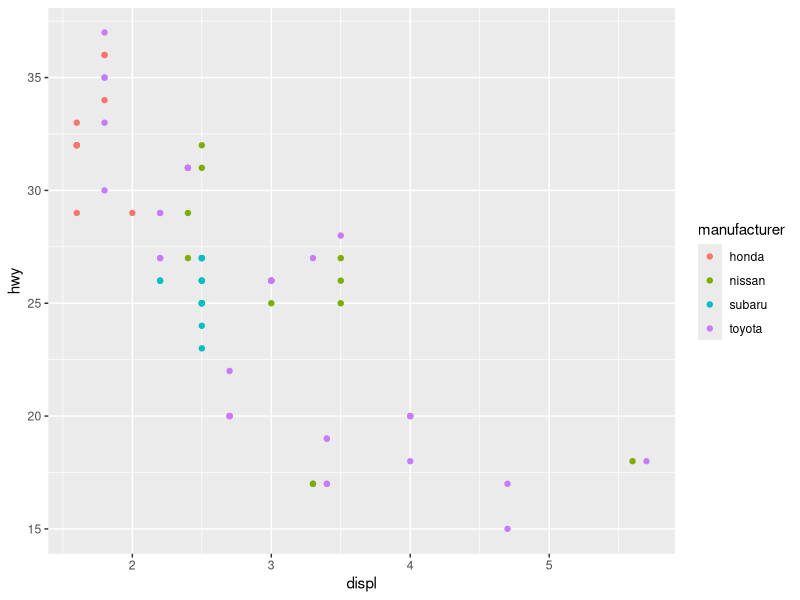
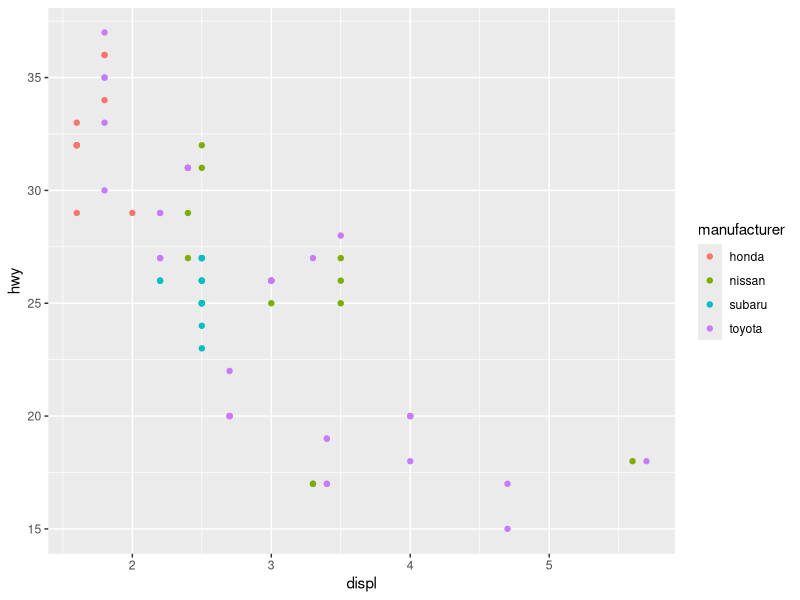
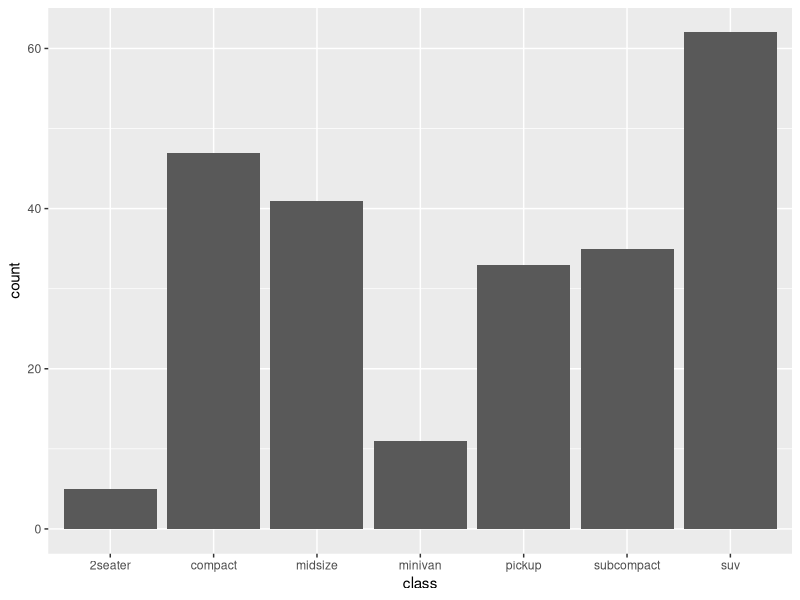
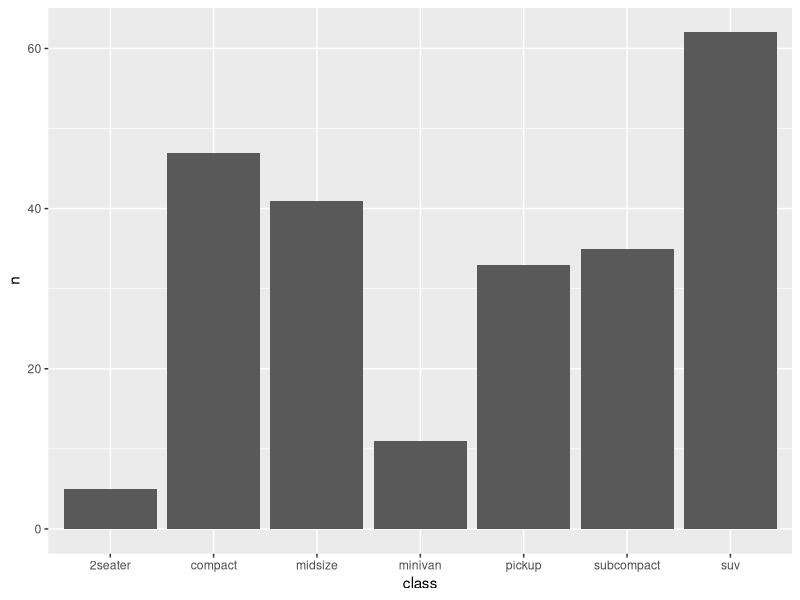
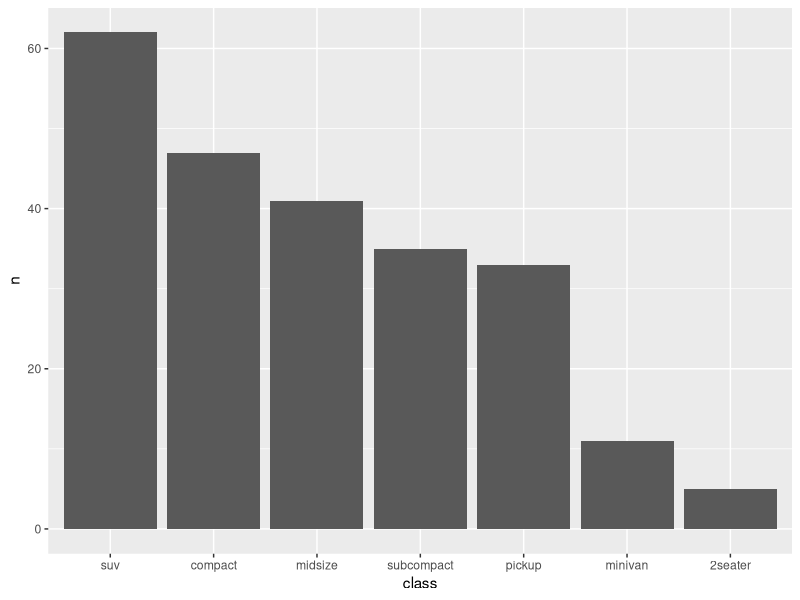
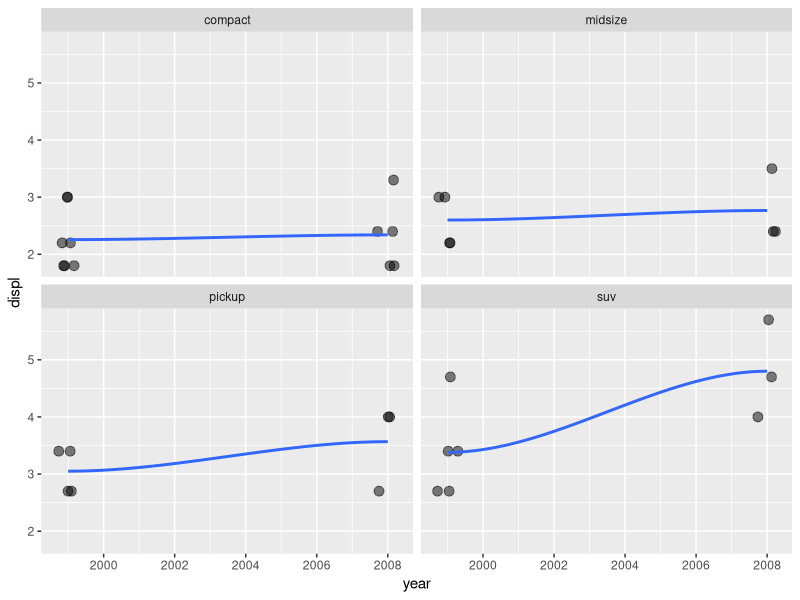
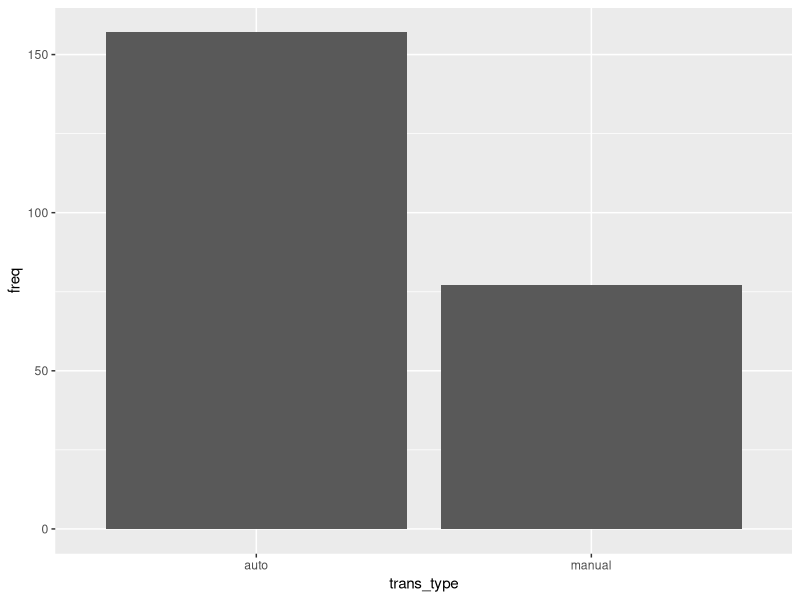
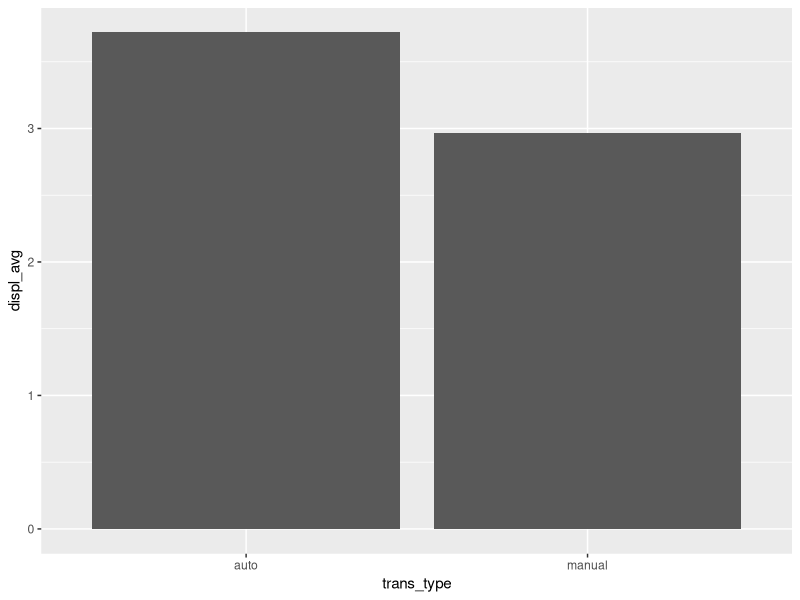

R code for these plots, in order:
## ---- chunk 1
knitr::opts_chunk$set(warning = FALSE, message = FALSE, fig.dim=c(6,4.5))

## ---- chunk 2
library(tidyverse)
mpg

## ---- chunk 3
mpg %>% 
  dplyr::select(everything()) %>% # use everything() to select all variables
  summarize_all(~sum(is.na(.))) # summarize_all() affects every variable
## ---- chunk 4
mpg %>% 
  dplyr::select(model) %>% 
  distinct()
## ---- chunk 5
mpg1 <- mpg %>% 
  dplyr::select(-model)
names(mpg1)
## ---- chunk 6
DODGE <- mpg1 %>% 
  filter(manufacturer == "dodge")
dim(DODGE)

## ---- chunk 7
DODGE_SUV <- mpg1 %>% 
  filter(manufacturer == "dodge" & class == 'suv')

# Or equivalently,
DODGE_SUV <- mpg1 %>% 
  filter(manufacturer == "dodge", class == 'suv')

dim(DODGE_SUV)

## ---- chunk 8
Japanese_car <- mpg1 %>% filter(manufacturer %in% c("honda", "nissan", "subaru", "toyota"))
dim(Japanese_car)

## ---- chunk 9
ggplot(Japanese_car, aes(x = displ, y = hwy, col = manufacturer)) +
  geom_point()

## ---- chunk 10
mpg1 %>% 
  filter(manufacturer %in% c("honda", "nissan", "subaru", "toyota")) %>% 
  ggplot(aes(x=displ, y=hwy, col= manufacturer)) +
  geom_point()
## ---- chunk 11
tbl_workshop = read_csv("DS Workshop Participants List.csv")
tbl_workshop
## ---- chunk 12
tbl_workshop %>% 
  dplyr::select(Name, Department, Major) %>% 
  arrange(Major) 
## ---- chunk 13
tbl_workshop %>% 
  dplyr::select(Name, Department, Major) %>% 
  arrange(desc(Major)) ### Use desc() to re-order in descending order
## ---- chunk 14
ggplot(mpg1, aes(class)) +
  geom_bar() 
## ---- chunk 15
mpg1 %>% count(class)

## ---- chunk 16
mpg1 %>% count(class) %>% 
  arrange(desc(n)) ## desc() means in descending order
## ---- chunk 17
mpg1 %>% count(class) %>% 
  arrange(desc(n)) %>%
  ggplot(aes(class, n))+
  geom_col() 

## ---- chunk 18
mpg1 %>% count(class) %>%
  arrange(desc(n))

## ---- chunk 19
mpg1 %>% count(class) %>%
  arrange(desc(n)) %>%
  mutate(class = fct_inorder(class))%>% ### save the order
  ggplot(aes(class, n))+
  geom_col()
## ---- chunk 20
mpg1 %>% filter(manufacturer == "toyota") %>% 
  dplyr::select(class, year, displ) %>% 
  arrange(class, year, desc(displ)) %>% 
  print(n=15) ### Print 15 rows

## ---- chunk 21
mpg %>% filter(manufacturer == "toyota") %>% 
  dplyr::select(class, year, displ) %>% 
  ggplot(aes(x = year, y = displ))+
  geom_jitter(size = 3, height = 0, width = 0.3, alpha = 0.5)+
  geom_smooth(se = FALSE) +
  facet_wrap(~class)
## ---- chunk 22
mpg %>% mutate(combined_mpg = 0.55*cty + 0.45*hwy) %>% 
  print(width = Inf) ## use print(width = Inf) to display all the columns

## ---- chunk 23
mpg %>% 
  select(trans) %>%
  distinct()

### Find just the count of distinct categories
mpg %>% 
  select(trans) %>%
  n_distinct()

## ---- chunk 24
mpg_transtype <- mpg %>%
  rowwise() %>% ## rowwise() groups the data by row. 
  mutate(trans_type = str_split(trans, "\\(")[[1]][1]) %>%
  ungroup() ## Use ungroup() to drop the rowwise behavior. 


## ---- chunk 25
mpg_transtype %>% distinct(trans_type)
## ---- chunk 26
str_split("auto(l5)", "\\(")
## ---- chunk 27
str_split("auto(l5)", "\\(")[[1]]
## ---- chunk 28

str_split("auto(l5)", "\\(")[[1]][1]
## ---- chunk 29
mpg %>% 
  mutate(trans_type = str_split(trans, "\\(")[[1]][1]) %>% 
  dplyr::select(trans_type, trans)

## ---- chunk 30
mpg_transtype %>% 
  group_by(trans_type) %>%
  dplyr::summarize(freq = n())

### Or equivalently,
mpg_transtype %>% count(trans_type)
## ---- chunk 31
mpg_transtype %>% 
  group_by(trans_type) %>%
  dplyr::summarize(freq = n()) %>%
  ggplot(aes(trans_type, freq)) +
  geom_col()
          
## ---- chunk 32
mpg_transtype %>% 
  group_by(trans_type) %>%
  dplyr::summarize(displ_avg = mean(displ))

### or Visually using ggplot
mpg_transtype %>% 
  group_by(trans_type) %>%
  dplyr::summarize(displ_avg = mean(displ)) %>%
  ggplot(aes(trans_type, displ_avg))+
  geom_col()
           
## ---- chunk 33

displ_summary <- mpg_transtype %>%
  group_by(trans_type, class)%>%
  dplyr::summarize(
    min = min(displ, na.rm = TRUE),
    q1 = quantile(displ, 0.25, na.rm = TRUE),
    median = quantile(displ, 0.5, na.rm = TRUE),
    q3 = quantile(displ, 0.75, na.rm = TRUE),
    max = max(displ, na.rm = TRUE),
    mean = mean(displ, na.rm = TRUE),
    sd = sd(displ, na.rm = TRUE),
    missing = sum(is.na(displ))
  )

displ_summary

